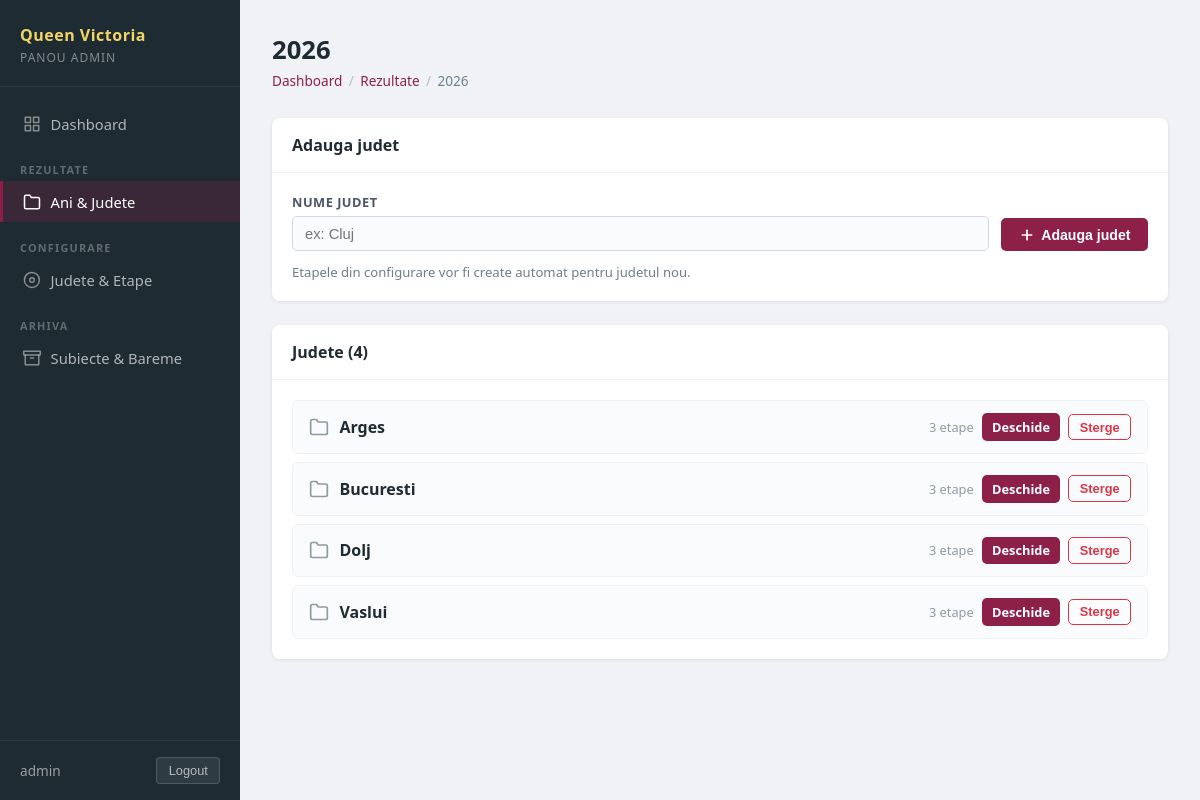
Page /panel/rezultate/3/ (signed in) on the committed database.
### pages/models.py (models this page shows, shortened)
class RezultateYear(models.Model):
    name = models.CharField(max_length=20, unique=True, verbose_name="An")
    sort_order = models.PositiveIntegerField(default=0)
    created_at = models.DateTimeField(auto_now_add=True)
    class Meta:
        ordering = ["sort_order", "-name"]
        verbose_name = "An rezultate"
        verbose_name_plural = "Ani rezultate"

class RezultateJudet(models.Model):
    year = models.ForeignKey(
        RezultateYear,
        on_delete=models.CASCADE,
        related_name="judete",
        verbose_name="An",
    )
    name = models.CharField(max_length=100, verbose_name="Judet")
    sort_order = models.PositiveIntegerField(default=0)
    class Meta:
        ordering = ["sort_order", "name"]
        unique_together = ("year", "name")
        verbose_name = "Judet rezultate"
        verbose_name_plural = "Judete rezultate"

### pages/panel_views.py (the view, shortened to what this page needs)
# urls.py: path("rezultate/<int:year_id>/", panel_views.panel_rezultate_year, name="panel_rezultate_year"),
@panel_required
def panel_rezultate_year(request, year_id):
    year = get_object_or_404(RezultateYear, pk=year_id)
    judete = year.judete.prefetch_related("etape__documents").all()
    return render(request, "panel/rezultate_judete.html", {
        "current_section": "rezultate",
        "year": year,
        "judete": judete,
    })

### pages/panel_views.py (called while the page is built)
def panel_required(view_func):
    @wraps(view_func)
    def wrapper(request, *args, **kwargs):
        if not request.user.is_authenticated or not request.user.is_staff:
            return redirect("panel_login")
        return view_func(request, *args, **kwargs)
    return wrapper

### pages/templates/panel/rezultate_judete.html (shortened to what this page needs)
{% extends "panel/base.html" %}
{% block content %}
<div class="panel-page-header">
    <h1 class="panel-page-title">{{ year.name }}</h1>
    <div class="panel-breadcrumb">
        <a href="{% url 'panel_dashboard' %}">Dashboard</a>
        <span class="panel-breadcrumb-sep">/</span>
        <a href="{% url 'panel_rezultate' %}">Rezultate</a>
        <span class="panel-breadcrumb-sep">/</span>
        <span>{{ year.name }}</span>
    </div>
</div>
<div class="panel-card" style="margin-bottom:1.5rem;">
    <div class="panel-card-header">
        <h2 class="panel-card-title">Adauga judet</h2>
    </div>
    <div class="panel-card-body">
        <form method="post" class="panel-form">
            <div class="panel-form-group">
                <label class="panel-label" for="new-judet">Nume judet</label>
                <input id="new-judet" name="name" type="text" class="panel-input"
                       placeholder="ex: Cluj" required>
            </div>
            <button type="submit" class="panel-btn panel-btn--primary">
                <svg width="16" height="16" viewBox="0 0 24 24" fill="none" stroke="currentColor" stroke-width="2.5" stroke-linecap="round" stroke-linejoin="round" aria-hidden="true"><line x1="12" y1="5" x2="12" y2="19"></line><line x1="5" y1="12" x2="19" y2="12"></line></svg>
                Adauga judet
            </button>
        </form>
        <p style="margin:0.75rem 0 0;font-size:0.82rem;color:#6b7f88;">
            Etapele din configurare vor fi create automat pentru judetul nou.
        </p>
    </div>
</div>
<div class="panel-card">
    <div class="panel-card-header">
        <h2 class="panel-card-title">Judete ({{ judete|length }})</h2>
    </div>
    <div class="panel-card-body">
        {% if judete %}
            <div class="panel-subfolder-list">
                {% for judet in judete %}
                    <div class="panel-subfolder-item">
                        <div class="panel-subfolder-left">
                            <svg class="panel-subfolder-icon" viewBox="0 0 24 24" fill="none" stroke="currentColor" stroke-width="2" stroke-linecap="round" stroke-linejoin="round" aria-hidden="true">
                                <path d="M22 19a2 2 0 0 1-2 2H4a2 2 0 0 1-2-2V5a2 2 0 0 1 2-2h5l2 3h9a2 2 0 0 1 2 2z"></path>
                            </svg>
                            <span class="panel-subfolder-name">{{ judet.name }}</span>
                        </div>
                        <div class="panel-subfolder-actions">
                            <span class="panel-subfolder-meta">{{ judet.etape.count }} etape</span>
                            <a href="{% url 'panel_rezultate_judet' year.pk judet.pk %}"
                               class="panel-btn panel-btn--primary panel-btn--sm">
                                Deschide
                            </a>
                            <form method="post" action="{% url 'panel_rezultate_judet_delete' year.pk judet.pk %}" style="display:inline;">
                                <button type="submit" class="panel-btn panel-btn--ghost panel-btn--sm"
                                        data-confirm="Stergi judetul {{ judet.name }} si tot ce contine?">
                                    Sterge
                                </button>
                            </form>
                        </div>
                    </div>
                {% endfor %}
            </div>
        {% else %}
            <p class="panel-empty">Niciun judet creat pentru {{ year.name }}.</p>
        {% endif %}
    </div>
</div>
{% endblock %}

### pages/templates/panel/base.html (shortened to what this page needs)
{% load static %}
<!DOCTYPE html>
<html lang="ro">
<head>
    <link rel="stylesheet" href="{% static 'css/panel.css' %}">
</head>
<body class="panel-body">
<div class="panel-layout">
    <aside class="panel-sidebar">
        <div class="panel-sidebar-brand">
            <span class="panel-brand-title">Queen Victoria</span>
            <span class="panel-brand-sub">Panou Admin</span>
        </div>
        <nav class="panel-nav">
            <a href="{% url 'panel_dashboard' %}"
               class="panel-nav-link {% if current_section == 'dashboard' %}active{% endif %}">
                Dashboard
            </a>
            <div class="panel-nav-section">Rezultate</div>
            <a href="{% url 'panel_rezultate' %}"
               class="panel-nav-link {% if current_section == 'rezultate' %}active{% endif %}">
                <svg class="panel-nav-icon" viewBox="0 0 24 24" fill="none" stroke="currentColor" stroke-width="2" stroke-linecap="round" stroke-linejoin="round" aria-hidden="true">
                    <path d="M22 19a2 2 0 0 1-2 2H4a2 2 0 0 1-2-2V5a2 2 0 0 1 2-2h5l2 3h9a2 2 0 0 1 2 2z"></path>
                </svg>
                Ani & Judete
            </a>
            <div class="panel-nav-section">Configurare</div>
            <a href="{% url 'panel_config' %}"
               class="panel-nav-link {% if current_section == 'config' %}active{% endif %}">
                <svg class="panel-nav-icon" viewBox="0 0 24 24" fill="none" stroke="currentColor" stroke-width="2" stroke-linecap="round" stroke-linejoin="round" aria-hidden="true">
                    <circle cx="12" cy="12" r="3"></circle>
                    <path d="M19.07 4.93A10 10 0 1 0 4.93 19.07 10 10 0 0 0 19.07 4.93z"></path>
                </svg>
                Judete & Etape
            </a>
            <div class="panel-nav-section">Arhiva</div>
            <a href="{% url 'panel_arhiva' %}"
               class="panel-nav-link {% if current_section == 'arhiva' %}active{% endif %}">
                <svg class="panel-nav-icon" viewBox="0 0 24 24" fill="none" stroke="currentColor" stroke-width="2" stroke-linecap="round" stroke-linejoin="round" aria-hidden="true">
                    <polyline points="21 8 21 21 3 21 3 8"></polyline>
                    <rect x="1" y="3" width="22" height="5"></rect>
                    <line x1="10" y1="12" x2="14" y2="12"></line>
                </svg>
                Subiecte & Bareme
            </a>
        </nav>
        <div class="panel-sidebar-footer">
            <span class="panel-user">{{ request.user.username }}</span>
            <form method="post" action="{% url 'panel_logout' %}">
                <button type="submit" class="panel-logout-btn">Logout</button>
            </form>
        </div>
    </aside>
    <main class="panel-main">
        {% block content %}{% endblock %}
    </main>
</div>
</body>
</html>

### rows in the picture
RezultateYear: name "2026"
RezultateJudet: name "Arges", etape.count "3"
RezultateJudet: name "Bucuresti", etape.count "3"
RezultateJudet: name "Dolj", etape.count "3"
RezultateJudet: name "Vaslui", etape.count "3"

### other values in the picture
{{ request.user.username }} "admin"
{{ judete|length }} "4"
